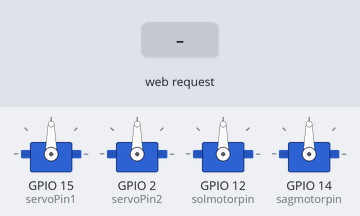
Recording of a sketch running on a simulated ESP8266 (NodeMCU). Shown: 4 × servo. Inputs (shaded band) come from the test bench. WiFi joins after 1.5 s; servers stay silent unless stated; what the sketch prints to the serial monitor is not drawn.

Above: at 2.7 s.
2.8 s: HTTP request GET /?value= received
At 3.9 s:
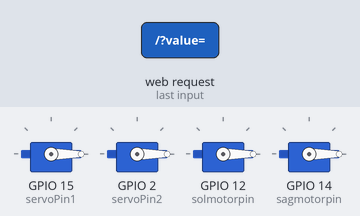
Timing chart, 0 to 5.8 s (numbered marks = the images above; inputs shaded):
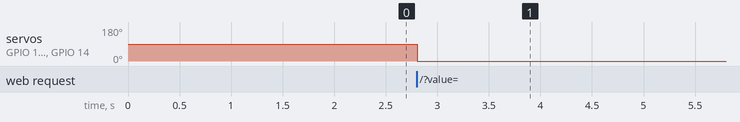

The sketch:

esp8266.ino
```cpp
#include <ESP8266WiFi.h>
#include <Servo.h>

Servo myservo1;
Servo myservo2;
Servo solmotor;
Servo sagmotor;
// twelve servo objects can be created on most boards

// GPIO the servo is attached to
static const int servoPin1 = 15; // Alt Servo  // D8
static const int servoPin2 = 2; // Üst Servo  // D4
static const int solmotorpin = 12;             // D6
static const int sagmotorpin = 14;             // D5


// Replace with your network credentials
const char* ssid     = "ssid";
const char* password = "password";

// Set web server port number to 80
WiFiServer server(80);

// Variable to store the HTTP request
String header;

// Decode HTTP GET value
String valueString1 = "70";
String valueString2 = "155";
String valueString3 = "1000";
String valueString4 = "1000";
int esit = 0;
int virgul = 0;
int ve = 0;
int tire = 0;
int yildiz = 0;

void setup() {
  Serial.begin(115200);

  myservo1.attach(servoPin1);  // attaches the servo on the servoPin to the servo object
  myservo2.attach(servoPin2);
  solmotor.attach(solmotorpin);
  sagmotor.attach(sagmotorpin);

  // Connect to Wi-Fi network with SSID and password
  Serial.print("Connecting to ");
  Serial.println(ssid);
  WiFi.begin(ssid, password);
  while (WiFi.status() != WL_CONNECTED) {
    delay(500);
    Serial.print(".");
  }
  // Print local IP address and start web server
  Serial.println("");
  Serial.println("WiFi connected.");
  Serial.println("IP address: ");
  Serial.println(WiFi.localIP());
  server.begin();
}

void loop(){
  WiFiClient client = server.available();   // Listen for incoming clients

  if (client) {                             // If a new client connects,
    Serial.println("New Client.");          // print a message out in the serial port
    String currentLine = "";                // make a String to hold incoming data from the client
    while (client.connected()) {            // loop while the client's connected
      if (client.available()) {             // if there's bytes to read from the client,
        char c = client.read();             // read a byte, then
        Serial.write(c);                    // print it out the serial monitor
        header += c;
        if (c == '\n') {                    // if the byte is a newline character
          // if the current line is blank, you got two newline characters in a row.
          // that's the end of the client HTTP request, so send a response:
          if (currentLine.length() == 0) {
            // HTTP headers always start with a response code (e.g. HTTP/1.1 200 OK)
            // and a content-type so the client knows what's coming, then a blank line:
            client.println("HTTP/1.1 200 OK");
            client.println("Content-type:text/html");
            client.println("Connection: close");
            client.println();

            // Display the HTML web page
            client.println("<!DOCTYPE html><html>");
            client.println("<head><meta charset=\"utf-8\" name=\"viewport\" content=\"width=device-width, initial-scale=1\">");
            client.println("<link rel=\"icon\" href=\"data:,\">");
            // CSS to style the on/off buttons
            // Feel free to change the background-color and font-size attributes to fit your preferences
            client.println("<style>body { text-align: center; font-family: \"Trebuchet MS\", Arial; margin-left:auto; margin-right:auto;}");
            client.println(".slider { width: 300px; }</style>");
            client.println("<script src=\"https://ajax.googleapis.com/ajax/libs/jquery/3.3.1/jquery.min.js\"></script>");

            // Web Page
            client.println("</head><body><h1>Hücre Operasyon Tankı</h1>");
            client.println("<p>Alt Servo Pozisyonu: <span id=\"servoPos1\"></span></p>");
            client.println("<input type=\"range\" min=\"42\" max=\"104\" class=\"slider\" id=\"servoSlider1\" value=\""+valueString1+"\"/>");
            client.println("<p>Üst Servo Pozisyonu: <span id=\"servoPos2\"></span></p>");
            client.println("<input type=\"range\" min=\"110\" max=\"170\" class=\"slider\" id=\"servoSlider2\" value=\""+valueString2+"\"/>");
            client.println("<p>Sol Tank Motor: <span id=\"solmotor\"></span></p>");
            client.println("<input type=\"range\" min=\"1000\" max=\"2000\" class=\"slider\" id=\"solmotorslider\" value=\""+valueString3+"\"/>");
            client.println("<p>Sağ Tank Motor: <span id=\"sagmotor\"></span></p>");
            client.println("<input type=\"range\" min=\"1000\" max=\"2000\" class=\"slider\" id=\"sagmotorslider\" value=\""+valueString4+"\"/>");
            client.println("<br><br><button id=\"moveservos\" onclick=\"moveservos()\">Çalıştır</button>");

            client.println("<script>var slider1 = document.getElementById(\"servoSlider1\");");
            client.println("var servoP1 = document.getElementById(\"servoPos1\"); servoP1.innerHTML = slider1.value;");
            client.println("slider1.oninput = function() { slider1.value = this.value; servoP1.innerHTML = this.value; }");
            client.println("var slider2 = document.getElementById(\"servoSlider2\");");
            client.println("var servoP2 = document.getElementById(\"servoPos2\"); servoP2.innerHTML = slider2.value;");
            client.println("slider2.oninput = function() { slider2.value = this.value; servoP2.innerHTML = this.value; }");
            client.println("var solslider = document.getElementById(\"solmotorslider\");");
            client.println("var solmotor = document.getElementById(\"solmotor\"); solmotor.innerHTML = solslider.value;");
            client.println("solslider.oninput = function() { solslider.value = this.value; solmotor.innerHTML = this.value; }");
            client.println("var sagslider = document.getElementById(\"sagmotorslider\");");
            client.println("var sagmotor = document.getElementById(\"sagmotor\"); sagmotor.innerHTML = sagslider.value;");
            client.println("sagslider.oninput = function() { sagslider.value = this.value; sagmotor.innerHTML = this.value; }");
            client.println("$.ajaxSetup({timeout:1000}); function moveservos() { ");
            client.println("");
            client.println("$.get(\"/?value=\" + slider1.value + \",\" + slider2.value + \"&\" + solslider.value + \"-\" + sagslider.value + \"*\"); {Connection: close};}</script>");

            client.println("</body></html>");

            //GET /?value=180& HTTP/1.1
            if(header.indexOf("GET /?value=")>=0) {
              esit = header.indexOf('=');
              virgul = header.indexOf(',');
              ve = header.indexOf('&');
              tire = header.indexOf('-');
              yildiz = header.indexOf('*');
              valueString1 = header.substring(esit+1, virgul);
              valueString2 = header.substring(virgul+1, ve);
              valueString3 = header.substring(ve+1, tire);
              valueString4 = header.substring(tire+1, yildiz);
              //Rotate the servo
              myservo1.write(valueString1.toInt());
              myservo2.write(valueString2.toInt());
              solmotor.writeMicroseconds(valueString3.toInt());
              sagmotor.writeMicroseconds(valueString4.toInt());
            }
            // The HTTP response ends with another blank line
            client.println();
            // Break out of the while loop
            break;
          } else { // if you got a newline, then clear currentLine
            currentLine = "";
          }
        } else if (c != '\r') {  // if you got anything else but a carriage return character,
          currentLine += c;      // add it to the end of the currentLine
        }
      }
    }
    // Clear the header variable
    header = "";
    // Close the connection
    client.stop();
    Serial.println("Client disconnected.");
    Serial.println("");
  }
}
```

Measured:
- after the input at 2.8 s, servo on GPIO 15 (servoPin1), servo on GPIO 2 (servoPin2), servo on GPIO 12 (solmotorpin), servo on GPIO 14 (sagmotorpin): 90° → 0° at once
